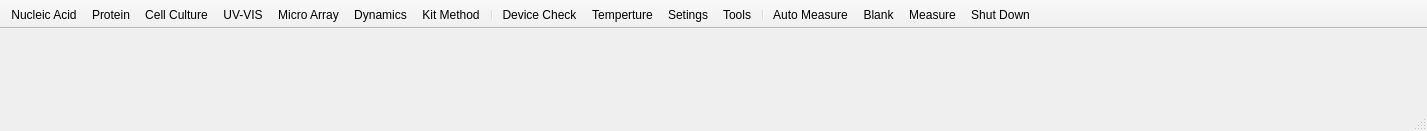
<?xml version="1.0" encoding="UTF-8"?>
<ui version="4.0">
 <class>MainWindow</class>
 <widget class="QMainWindow" name="MainWindow">
  <property name="geometry">
   <rect>
    <x>0</x>
    <y>0</y>
    <width>1427</width>
    <height>131</height>
   </rect>
  </property>
  <property name="windowTitle">
   <string>MainWindow</string>
  </property>
  <widget class="QWidget" name="centralwidget"/>
  <widget class="QMenuBar" name="menubar">
   <property name="geometry">
    <rect>
     <x>0</x>
     <y>0</y>
     <width>1427</width>
     <height>26</height>
    </rect>
   </property>
  </widget>
  <widget class="QStatusBar" name="statusbar">
   <property name="minimumSize">
    <size>
     <width>0</width>
     <height>64</height>
    </size>
   </property>
  </widget>
  <widget class="QToolBar" name="toolBar">
   <property name="windowTitle">
    <string>toolBar</string>
   </property>
   <property name="movable">
    <bool>false</bool>
   </property>
   <property name="iconSize">
    <size>
     <width>80</width>
     <height>80</height>
    </size>
   </property>
   <property name="toolButtonStyle">
    <enum>Qt::ToolButtonTextUnderIcon</enum>
   </property>
   <attribute name="toolBarArea">
    <enum>TopToolBarArea</enum>
   </attribute>
   <attribute name="toolBarBreak">
    <bool>false</bool>
   </attribute>
   <addaction name="actionNa"/>
   <addaction name="actionPt"/>
   <addaction name="actionCc"/>
   <addaction name="actionUv"/>
   <addaction name="actionMa"/>
   <addaction name="actionDy"/>
   <addaction name="actionKm"/>
   <addaction name="separator"/>
   <addaction name="actionDc"/>
   <addaction name="actionCt"/>
   <addaction name="actionSt"/>
   <addaction name="actionTl"/>
   <addaction name="separator"/>
   <addaction name="actionAm"/>
   <addaction name="actionBk"/>
   <addaction name="actionMs"/>
   <addaction name="actionSh"/>
  </widget>
  <action name="actionNa">
   <property name="text">
    <string>Nucleic Acid</string>
   </property>
   <property name="toolTip">
    <string>Nucleic Acid</string>
   </property>
  </action>
  <action name="actionPt">
   <property name="text">
    <string>Protein</string>
   </property>
   <property name="toolTip">
    <string>Protein</string>
   </property>
  </action>
  <action name="actionCc">
   <property name="text">
    <string>Cell Culture</string>
   </property>
   <property name="toolTip">
    <string>Cell Culture</string>
   </property>
  </action>
  <action name="actionUv">
   <property name="text">
    <string>UV-VIS</string>
   </property>
   <property name="toolTip">
    <string>UV-VIS</string>
   </property>
  </action>
  <action name="actionMa">
   <property name="text">
    <string>Micro Array</string>
   </property>
   <property name="toolTip">
    <string>Micro Array</string>
   </property>
  </action>
  <action name="actionDy">
   <property name="text">
    <string>Dynamics</string>
   </property>
   <property name="toolTip">
    <string>Dynamics</string>
   </property>
  </action>
  <action name="actionKm">
   <property name="text">
    <string>Kit Method</string>
   </property>
   <property name="toolTip">
    <string>Kit Method</string>
   </property>
  </action>
  <action name="actionDc">
   <property name="text">
    <string>Device Check</string>
   </property>
   <property name="toolTip">
    <string>Device Check</string>
   </property>
  </action>
  <action name="actionCt">
   <property name="checkable">
    <bool>true</bool>
   </property>
   <property name="enabled">
    <bool>true</bool>
   </property>
   <property name="text">
    <string>Temperture</string>
   </property>
   <property name="toolTip">
    <string>Temperture</string>
   </property>
  </action>
  <action name="actionSt">
   <property name="text">
    <string>Setings</string>
   </property>
   <property name="toolTip">
    <string>Setings</string>
   </property>
  </action>
  <action name="actionTl">
   <property name="text">
    <string>Tools</string>
   </property>
   <property name="toolTip">
    <string>Tools</string>
   </property>
  </action>
  <action name="actionBk">
   <property name="text">
    <string>Blank</string>
   </property>
   <property name="toolTip">
    <string>Blank</string>
   </property>
  </action>
  <action name="actionMs">
   <property name="text">
    <string>Measure</string>
   </property>
   <property name="toolTip">
    <string>Measure</string>
   </property>
  </action>
  <action name="actionSh">
   <property name="text">
    <string>Shut Down</string>
   </property>
   <property name="toolTip">
    <string>Shut</string>
   </property>
  </action>
  <action name="actionAm">
   <property name="text">
    <string>Auto Measure</string>
   </property>
   <property name="toolTip">
    <string>Auto</string>
   </property>
  </action>
 </widget>
 <resources/>
 <connections/>
</ui>
